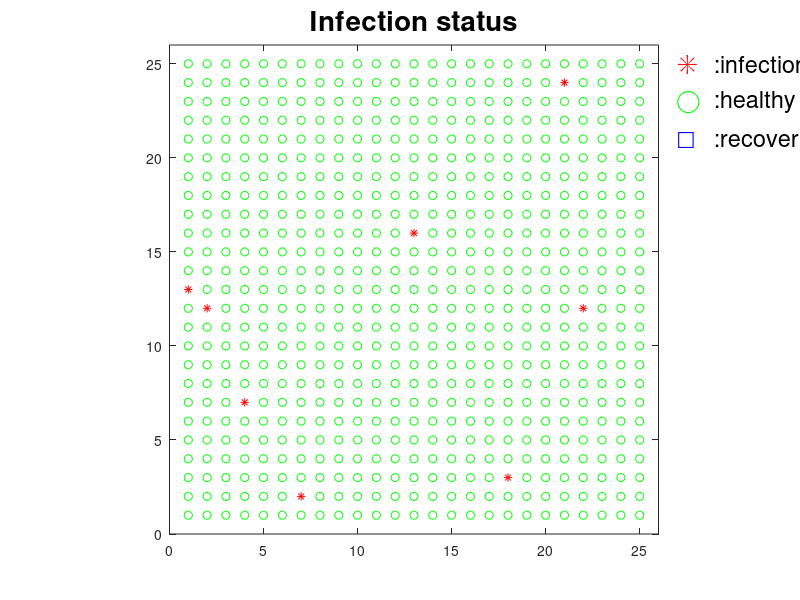
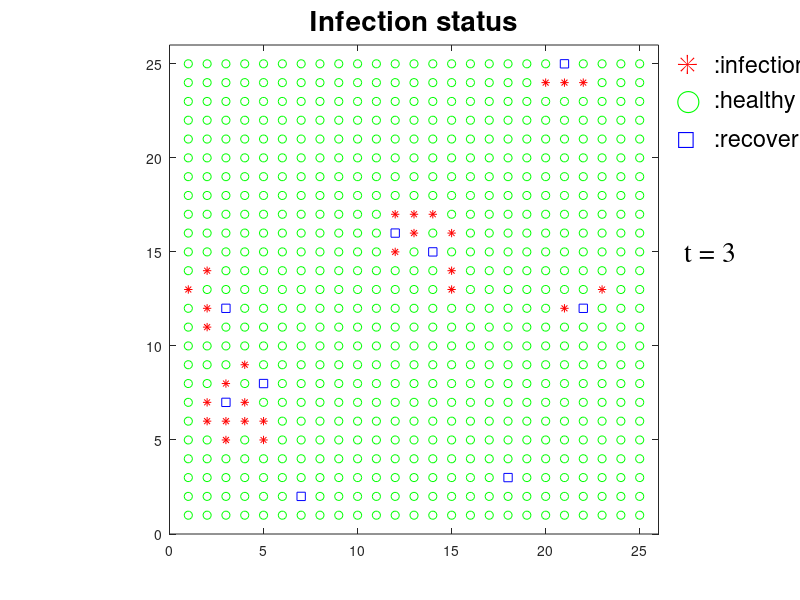
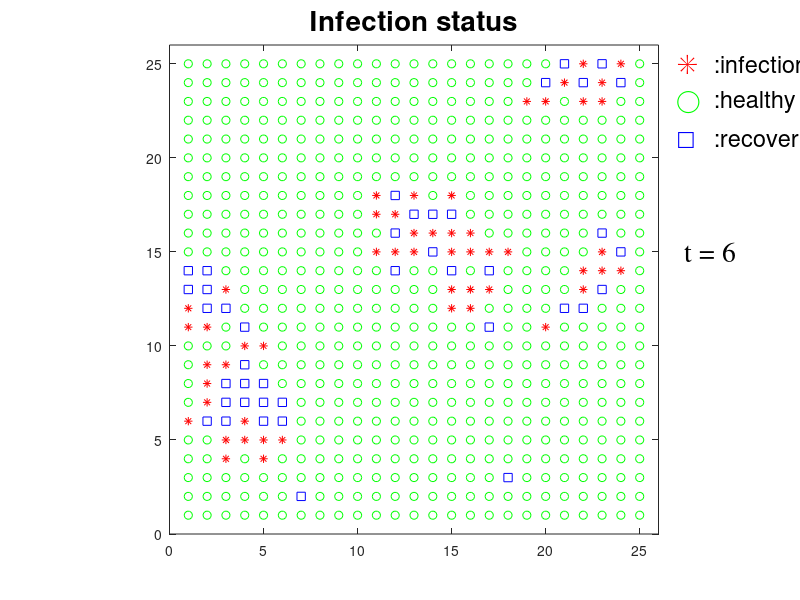
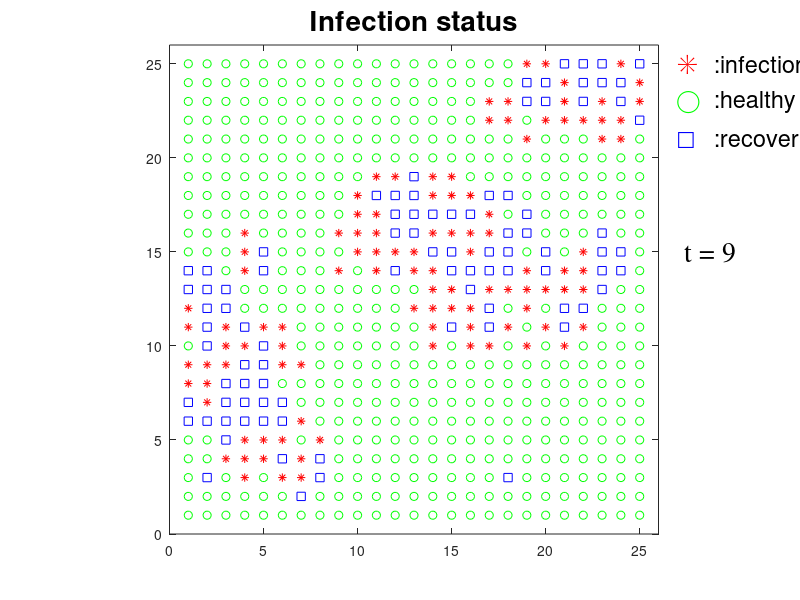

The MATLAB script that drew these images, in order: (Note: a time limit stopped this script after it produced the figures.)
clear all;
close all;

%----------------------------------------------------------------
% 各種パラメータ及び初期設定
%----------------------------------------------------------------
nx = 25;
ny = 25;
range = 1;
N = nx * ny;

I = 0.2;        %感染率
R = 0.385;      %治癒率
D = 0.0004 * R; %死亡率
F = 8;         %初期感染者数
nt_max = 60;
nt_interval = nt_max / 20;

infP = zeros(nx, ny);
infT = zeros(nx, ny);
infR = zeros(2 * range + 1, 2 * range + 1)
imm = zeros(nx, ny);
dead = zeros(nx, ny);

infP_trans = zeros(nt_max + 1, 1);
hltP_trans = zeros(nt_max + 1, 1);
deadP_trans = zeros(nt_max + 1, 1);
immP_trans = zeros(nt_max + 1, 1);

infP_trans(1, 1) = F;   %初期感染者数記録
hltP_trans(1, 1) = N;

for ii = 1 : F
    x = floor(nx * rand) + 1;
    y = floor(ny * rand) + 1;

    if x == 11 | y == 11
        ii = ii - 1;
    elseif infP(x, y) == 1
        ii = ii - 1;
    else
        infP(x, y) = 1;
        infT(x, y) = 1;
    end
end



i1p = zeros(nx, 1); i1m = zeros(nx, 1);
for ii = 1: nx
    i1m(ii) = ii - 1;
    i1p(ii) = ii + 1;
end
i1m(1) = 0; i1p(nx) = 0;

j1p = zeros(1, ny); j1m = zeros(1, ny);
for jj = 1: ny
    j1m(jj) = jj - 1;
    j1p(jj) = jj + 1;
end
j1m(1) = 0; j1p(ny) = 0;


n_fig = 2;
figure(n_fig); clf;

for x = 1 : nx
    for y = 1 : ny
        if infP(x, y) == 1
            plot(x, y,'r*');
            hold on;
        else
            plot(x, y,'go');
            hold on;
        end
    end
end

title('Infection status','fontsize',20);
axis([0, nx + 1, 0, ny + 1]);
axis('square');

% windowsで実行する際は以下コメントアウト
%-------------------------
text(nx + 2, ny,'✳︎','Color','red','fontsize',20); text(nx + 4, ny,':infection','fontsize',17);
text(nx + 2, ny - 2,'◯','Color','green','fontsize',16); text(nx + 4, ny - 2,':healthy','fontsize',17);
text(nx + 2, ny - 4,'□','Color','blue','fontsize',16); text(nx + 4, ny - 4,':recover','fontsize',17);
%-------------------------

eval(sprintf('print res/pand_%d.jpg', n_fig - 1));
n_fig = n_fig + 1;

for nt = 1 : nt_max
    for ii = 1 : nx
        for jj = 1 : ny

            if infP(ii, jj) == 1
                %感染拡大

                if infT(ii, jj) > 0
                    pandArray = rand(3, 3);

                    for x = 1 : 3
                        for y = 1 : 3
                            if pandArray(x, y) < I
                                pandArray(x, y) = 1;
                            else
                                pandArray(x, y) = 0;
                            end
                        end
                    end

                    if i1m(ii) == 0
                        for y = 1 : 3
                            pandArray(1, y) = 0;
                        end
                    end

                    if i1p(ii) == 0
                        for y = 1 : 3
                            pandArray(3, y) = 0;
                        end
                    end

                    if j1m(jj) == 0
                        for x = 1 : 3
                            pandArray(x, 1) = 0;
                        end
                    end

                    if j1p(jj) == 0
                        for x = 1 : 3
                            pandArray(x, 3) = 0;
                        end
                    end
                    %pandArray

                    for x = 1 : 3
                        for y = 1 : 3
                            if pandArray(x, y) == 1
                                if imm(ii + x - 2, jj + y - 2) == 0
                                    infP(ii + x - 2, jj + y - 2) = 1;
                                end
                            end
                        end
                    end

                end


                %回復,死亡関係
                infT(ii, jj) = infT(ii, jj) + 1;
                decision = rand;

                if decision > 1 - R / 2
                    infP(ii, jj) = 0;
                    imm(ii, jj) = 1;
                else
                    if decision < D
                        dead(ii, jj) = 1;
                    end
                end

            end


            if infP(ii, jj) == 1
                infP_trans(nt + 1, 1) = infP_trans(nt + 1, 1) + 1;
            end

            if dead(ii, jj) == 1
                deadP_trans(nt + 1, 1) = deadP_trans(nt + 1, 1) + 1;
            end

            if imm(ii, jj) == 1
                immP_trans(nt + 1, 1) = immP_trans(nt + 1, 1) + 1;
            end

        end
        hltP_trans(nt + 1, 1) = N;
    end



    if mod(nt, nt_interval) == 0


        figure(n_fig); clf;

        for x = 1 : nx
            for y = 1 : ny
                if dead(x, y) == 0
                    if imm(x, y) == 1
                        plot(x, y, 'bs')
                    else
                        if infP(x, y) == 1
                            plot(x, y,'r*');
                            hold on;
                        else
                            plot(x, y,'go');
                            hold on;
                        end
                    end
                end
            end
        end

        title('Infection status','fontsize',20);
        text(nx + 2, ny - 10, [' t = ', num2str(nt)], 'fontsize', 20, 'fontname', 'times');

        % windowsで実行する際は以下コメントアウト
        %-------------------------
        text(nx + 2, ny,'✳︎','Color','red','fontsize',20); text(nx + 4, ny,':infection','fontsize',17);
        text(nx + 2, ny - 2,'◯','Color','green','fontsize',16); text(nx + 4, ny - 2,':healthy','fontsize',17);
        text(nx + 2, ny - 4,'□','Color','blue','fontsize',16); text(nx + 4, ny - 4,':recover','fontsize',17);
        %-------------------------

        axis([0, nx + 1, 0, ny + 1]);

        axis('square');
        eval(sprintf('print res/pand_%d.jpg', n_fig - 1));

        n_fig = n_fig + 1;
    end
end


figure(1); clf;
plot(hltP_trans, '-g');
hold on;
plot(immP_trans, '-b');
hold on;
plot(deadP_trans, '-k');
hold on;
plot(infP_trans, '-r');
hold on;
legend('all','recover', 'dead', 'infection')
xlabel('t','fontsize', 20, 'fontname', 'times');
ylabel('Number of people', 'fontsize', 20, 'fontname', 'times');
ax = gca; set(ax, 'plotboxaspectratio', [1.5,1,1]);
print res/statistics.jpg
